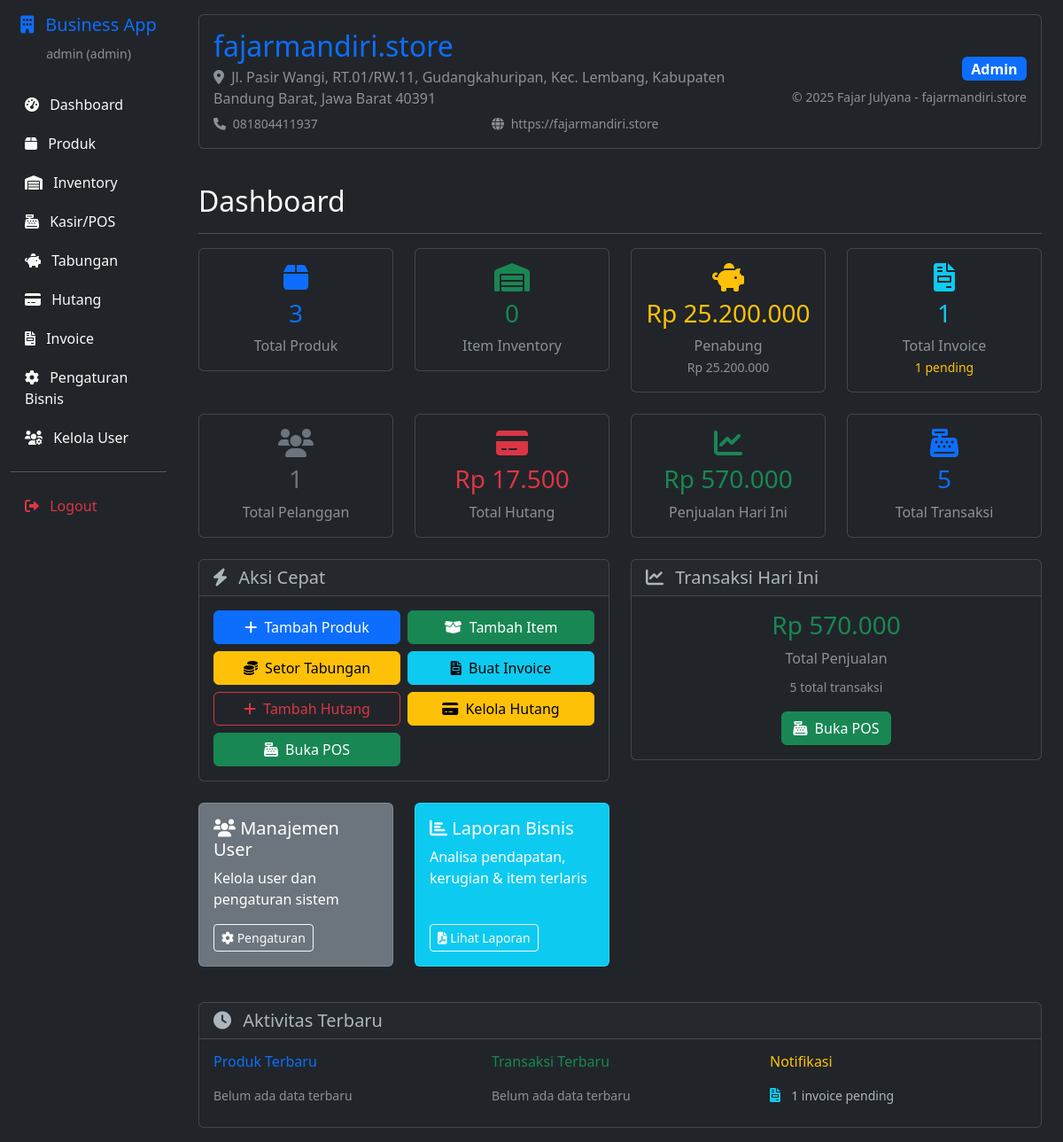
The app's page /dashboard (signed in) with its own data.
### app.py (models this page shows, shortened)
class BusinessSettings(db.Model):
    __tablename__ = 'business_settings'
    id = db.Column(db.Integer, primary_key=True)
    business_name = db.Column(db.String(255), nullable=False, default='Business App by fajarmandiri.store')
    address = db.Column(db.Text)
    phone = db.Column(db.String(50))
    website = db.Column(db.String(255), default='fajarmandiri.store')
    copyright_text = db.Column(db.String(255), default='© 2025 Fajar Julyana - fajarmandiri.store')
    updated_at = db.Column(db.DateTime, default=datetime.utcnow, onupdate=datetime.utcnow)
    updated_by = db.Column(db.Integer, db.ForeignKey('users.id'))

class User(db.Model):
    __tablename__ = 'users'
    id = db.Column(db.Integer, primary_key=True)
    username = db.Column(db.String(80), unique=True, nullable=False)
    email = db.Column(db.String(120), unique=True, nullable=False)
    password_hash = db.Column(db.String(255), nullable=False)
    role = db.Column(db.String(20), nullable=False, default='cashier')  # admin, manager, cashier
    is_active = db.Column(db.Boolean, default=True)
    created_at = db.Column(db.DateTime, default=datetime.utcnow)

### app.py (the view)
@app.route('/dashboard')
@login_required
def dashboard():
    user = User.query.get(session['user_id'])
    business = BusinessSettings.query.first()
    if not business:
        business = BusinessSettings()
        db.session.add(business)
        db.session.commit()
    stats = {
        'total_products': Product.query.count(),
        'total_inventory_items': InventoryItem.query.count(),
        'low_stock_items': InventoryItem.query.filter(InventoryItem.current_stock <= InventoryItem.minimum_stock).count(),
        'total_savers': Saver.query.count(),
        'total_savings': db.session.query(db.func.sum(SavingsTransaction.amount)).filter(SavingsTransaction.type == 'deposit').scalar() or 0,
        'total_invoices': Invoice.query.count(),
        'pending_invoices': Invoice.query.filter_by(status='draft').count(),
        'total_transactions': CashierTransaction.query.count(),
        'today_revenue': 0,
        'total_customers': Customer.query.count(),
        'total_debts': db.session.query(db.func.sum(CustomerDebt.remaining_amount)).filter(CustomerDebt.status == 'active').scalar() or 0,
        'overdue_debts': CustomerDebt.query.filter(CustomerDebt.due_date < datetime.now().date(), CustomerDebt.status == 'active').count()
    }
    today = datetime.now().date()
    today_transactions = CashierTransaction.query.filter(
        db.func.date(CashierTransaction.timestamp) == today
    ).all()
    stats['today_revenue'] = sum(t.total for t in today_transactions)
    return render_template('dashboard.html', user=user, business=business, stats=stats, format_currency=format_currency)

### app.py (called while the page is built)
def format_currency(amount):
    try:
        if amount is None:
            return "Rp 0"
        return f"Rp {float(amount):,.0f}".replace(',', '.')
    except (ValueError, TypeError):
        return "Rp 0"

def login_required(f):
    from functools import wraps
    @wraps(f)
    def decorated_function(*args, **kwargs):
        if 'user_id' not in session:
            flash('Silakan login terlebih dahulu.', 'error')
            return redirect(url_for('login'))
        return f(*args, **kwargs)
    return decorated_function

@app.context_processor
def inject_common_functions():
    return {
        'format_currency': format_currency,
        'datetime': datetime,
        'timedelta': timedelta
    }

### templates/dashboard.html (shortened to what this page needs)
{% extends "base.html" %}
{% block content %}
<div class="card mb-4">
    <div class="card-body">
        <div class="row align-items-center">
            <div class="col-md-8">
                <h2 class="text-primary mb-1">{{ business.business_name }}</h2>
                {% if business.address %}
                <p class="text-muted mb-1">
                    <i class="fas fa-map-marker-alt me-1"></i>
                    {{ business.address }}
                </p>
                {% endif %}
                <div class="row">
                    {% if business.phone %}
                    <div class="col-md-6">
                        <small class="text-muted">
                            <i class="fas fa-phone me-1"></i>
                            {{ business.phone }}
                        </small>
                    </div>
                    {% endif %}
                    {% if business.website %}
                    <div class="col-md-6">
                        <small class="text-muted">
                            <i class="fas fa-globe me-1"></i>
                            {{ business.website }}
                        </small>
                    </div>
                    {% endif %}
                </div>
            </div>
            <div class="col-md-4 text-end">
                <div class="badge bg-primary fs-6">{{ user.role.title() if user else 'Unknown' }}</div>
                <p class="small text-muted mt-2 mb-0">{{ business.copyright_text }}</p>
            </div>
        </div>
    </div>
</div>
<div class="d-flex justify-content-between flex-wrap flex-md-nowrap align-items-center pt-3 pb-2 mb-3 border-bottom">
    <h1 class="h2">Dashboard</h1>
</div>
<div class="row g-4 mb-4">
    <div class="col-md-3">
        <div class="card stats-card">
            <div class="card-body text-center">
                <i class="fas fa-box fa-2x text-primary mb-2"></i>
                <h3 class="text-primary">{{ stats.total_products }}</h3>
                <p class="text-muted mb-0">Total Produk</p>
            </div>
        </div>
    </div>
    <div class="col-md-3">
        <div class="card stats-card">
            <div class="card-body text-center">
                <i class="fas fa-warehouse fa-2x text-success mb-2"></i>
                <h3 class="text-success">{{ stats.total_inventory_items }}</h3>
                <p class="text-muted mb-0">Item Inventory</p>
            </div>
        </div>
    </div>
    <div class="col-md-3">
        <div class="card stats-card">
            <div class="card-body text-center">
                <i class="fas fa-piggy-bank fa-2x text-warning mb-2"></i>
                <h3 class="text-warning">{{ format_currency(stats.total_savings|default(0)) }}</h3>
                <p class="text-muted mb-0">Penabung</p>
                <small class="text-muted">{{ format_currency(stats.total_savings|default(0)) }}</small>
            </div>
        </div>
    </div>
    <div class="col-md-3">
        <div class="card stats-card">
            <div class="card-body text-center">
                <i class="fas fa-file-invoice fa-2x text-info mb-2"></i>
                <h3 class="text-info">{{ stats.total_invoices }}</h3>
                <p class="text-muted mb-0">Total Invoice</p>
                {% if stats.pending_invoices > 0 %}
                <small class="text-warning">{{ stats.pending_invoices }} pending</small>
                {% endif %}
            </div>
        </div>
    </div>
</div>
<div class="row g-4 mb-4">
    <div class="col-md-3">
        <div class="card stats-card">
            <div class="card-body text-center">
                <i class="fas fa-users fa-2x text-secondary mb-2"></i>
                <h3 class="text-secondary">{{ stats.total_customers }}</h3>
                <p class="text-muted mb-0">Total Pelanggan</p>
            </div>
        </div>
    </div>
    <div class="col-md-3">
        <div class="card stats-card">
            <div class="card-body text-center">
                <i class="fas fa-credit-card fa-2x text-danger mb-2"></i>
                <h3 class="text-danger">{{ format_currency(stats.total_debts|default(0)) }}</h3>
                <p class="text-muted mb-0">Total Hutang</p>
            </div>
        </div>
    </div>
    <div class="col-md-3">
        <div class="card stats-card">
            <div class="card-body text-center">
                <i class="fas fa-chart-line fa-2x text-success mb-2"></i>
                <h3 class="text-success">{{ format_currency(stats.today_revenue|default(0)) }}</h3>
                <p class="text-muted mb-0">Penjualan Hari Ini</p>
            </div>
        </div>
    </div>
    <div class="col-md-3">
        <div class="card stats-card">
            <div class="card-body text-center">
                <i class="fas fa-cash-register fa-2x text-primary mb-2"></i>
                <h3 class="text-primary">{{ stats.total_transactions }}</h3>
                <p class="text-muted mb-0">Total Transaksi</p>
            </div>
        </div>
    </div>
</div>
<div class="row g-4 mb-4">
    <div class="col-md-6">
        <div class="card">
            <div class="card-header">
                <h5 class="mb-0">
                    <i class="fas fa-bolt me-2"></i>
                    Aksi Cepat
                </h5>
            </div>
            <div class="card-body">
                <div class="row g-2">
                    {% if user.role in ['admin', 'manager'] %}
                    <div class="col-6">
                        <a href="{{ url_for('add_product') }}" class="btn btn-primary w-100">
                            <i class="fas fa-plus me-1"></i>
                            Tambah Produk
                        </a>
                    </div>
                    <div class="col-6">
                        <a href="{{ url_for('add_inventory_item') }}" class="btn btn-success w-100">
                            <i class="fas fa-box-open me-1"></i>
                            Tambah Item
                        </a>
                    </div>
                    {% endif %}
                    <div class="col-6">
                        <a href="{{ url_for('savings_deposit') }}" class="btn btn-warning w-100">
                            <i class="fas fa-coins me-1"></i>
                            Setor Tabungan
                        </a>
                    </div>
                    <div class="col-6">
                        <a href="{{ url_for('create_invoice') }}" class="btn btn-info w-100">
                            <i class="fas fa-file-invoice me-1"></i>
                            Buat Invoice
                        </a>
                    </div>
                    <div class="col-6">
                        <a href="{{ url_for('add_customer_debt') }}" class="btn btn-outline-danger w-100">
                            <i class="fas fa-plus me-1"></i>
                            Tambah Hutang
                        </a>
                    </div>
                    <div class="col-6">
                        <a href="{{ url_for('customer_debts') }}" class="btn btn-warning w-100">
                            <i class="fas fa-credit-card me-1"></i>
                            Kelola Hutang
                        </a>
                    </div>
                    <div class="col-6">
                        <a href="{{ url_for('pos') }}" class="btn btn-success w-100">
                            <i class="fas fa-cash-register me-1"></i>
                            Buka POS
                        </a>
                    </div>
                </div>
            </div>
        </div>
    </div>
    <div class="col-md-6">
        <div class="card">
            <div class="card-header">
                <h5 class="mb-0">
                    <i class="fas fa-chart-line me-2"></i>
                    Transaksi Hari Ini
                </h5>
            </div>
            <div class="card-body text-center">
                <h3 class="text-success">{{ format_currency(stats.today_revenue|default(0)) }}</h3>
                <p class="text-muted mb-2">Total Penjualan</p>
                <small class="text-muted">{{ stats.total_transactions }} total transaksi</small>
                <div class="mt-3">
                    <a href="{{ url_for('pos') }}" class="btn btn-success">
                        <i class="fas fa-cash-register me-1"></i>
                        Buka POS
                    </a>
                </div>
            </div>
        </div>
    </div>
</div>
{% if user.role == 'admin' %}
<div class="row g-4 mb-4">
    <div class="col-md-6 col-lg-3 mb-3">
        <div class="card bg-secondary text-white h-100">
            <div class="card-body d-flex flex-column">
                <div class="d-flex justify-content-between align-items-center mb-2">
                    <h5 class="card-title mb-0">
                        <i class="fas fa-users"></i> Manajemen User
                    </h5>
                </div>
                <p class="card-text">Kelola user dan pengaturan sistem</p>
                <div class="mt-auto">
                    <a href="{{ url_for('admin_users') }}" class="btn btn-outline-light btn-sm">
                        <i class="fas fa-cog"></i> Pengaturan
                    </a>
                </div>
            </div>
        </div>
    </div>
    <div class="col-md-6 col-lg-3 mb-3">
        <div class="card bg-info text-white h-100">
            <div class="card-body d-flex flex-column">
                <div class="d-flex justify-content-between align-items-center mb-2">
                    <h5 class="card-title mb-0">
                        <i class="fas fa-chart-bar"></i> Laporan Bisnis
                    </h5>
                </div>
                <p class="card-text">Analisa pendapatan, kerugian & item terlaris</p>
                <div class="mt-auto">
                    <a href="{{ url_for('admin_reports') }}" class="btn btn-outline-light btn-sm">
                        <i class="fas fa-file-pdf"></i> Lihat Laporan
                    </a>
                </div>
            </div>
        </div>
    </div>
</div>
{% endif %}
<div class="card">
    <div class="card-header">
        <h5 class="mb-0">
            <i class="fas fa-clock me-2"></i>
            Aktivitas Terbaru
        </h5>
    </div>
    <div class="card-body">
        <div class="row">
            <div class="col-md-4">
                <h6 class="text-primary">Produk Terbaru</h6>
                <div class="list-group list-group-flush">
                    <div class="list-group-item bg-transparent border-0 px-0">
                        <small class="text-muted">Belum ada data terbaru</small>
                    </div>
                </div>
            </div>
            <div class="col-md-4">
                <h6 class="text-success">Transaksi Terbaru</h6>
                <div class="list-group list-group-flush">
                    <div class="list-group-item bg-transparent border-0 px-0">
                        <small class="text-muted">Belum ada data terbaru</small>
                    </div>
                </div>
            </div>
            <div class="col-md-4">
                <h6 class="text-warning">Notifikasi</h6>
                <div class="list-group list-group-flush">
                    {% if stats.pending_invoices > 0 %}
                    <div class="list-group-item bg-transparent border-0 px-0">
                        <i class="fas fa-file-invoice text-info me-2"></i>
                        <small>{{ stats.pending_invoices }} invoice pending</small>
                    </div>
                    {% endif %}
                </div>
            </div>
        </div>
    </div>
</div>
{% endblock %}

### templates/base.html (style rules this page uses)
.stats-card { transition: transform 0.2s; }

### records on screen
BusinessSettings: business_name "fajarmandiri.store", address "Jl. Pasir Wangi, RT.01/RW.11, Gudangkahuripan, Kec. Lembang, Kabupaten Bandung Barat, Jawa Barat 40391", phone "081804411937", website "https://fajarmandiri.store", copyright_text "© 2025 Fajar Julyana - fajarmandiri.store"
User: role "Admin"

### other values on screen
{{ session.username }} "admin"
{{ session.user_role }} "admin"
{{ stats.total_products }} "3"
{{ stats.total_inventory_items }} "0"
{{ stats.total_invoices }} "1"
{{ stats.pending_invoices }} "1"
{{ stats.total_customers }} "1"
{{ stats.total_transactions }} "5"
